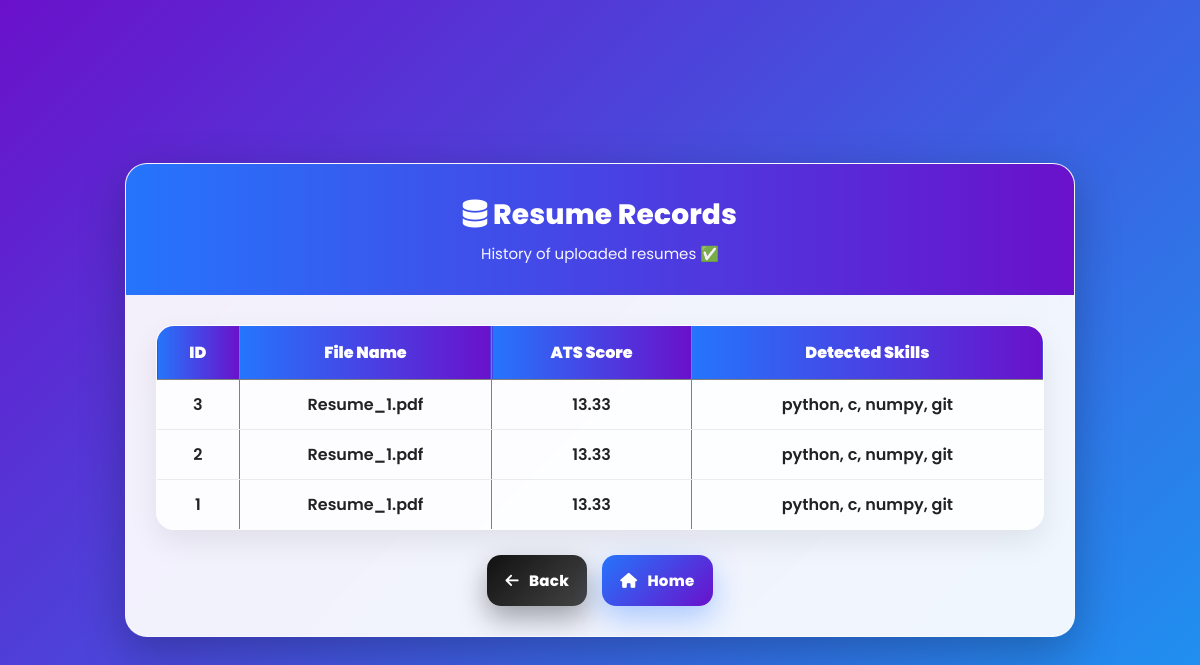
Page /resume-records on the committed database.
### tables this page shows
CREATE TABLE resume_analysis (
            id INTEGER PRIMARY KEY AUTOINCREMENT,
            filename TEXT,
            ats_score REAL,
            detected_skills TEXT,
            missing_skills TEXT
        );

### app.py (the view)
@app.route("/resume-records")
def resume_records():
    conn = sqlite3.connect("database.db")
    cur = conn.cursor()
    cur.execute("SELECT * FROM resume_analysis ORDER BY id DESC")
    rows = cur.fetchall()
    conn.close()
    return render_template("resume_records.html", rows=rows)

### templates/resume_records.html (shortened to what this page needs)
<!DOCTYPE html>
<html lang="en">
<head>
    <link rel="stylesheet" href="{{ url_for('static', filename='style.css') }}">
    <link rel="stylesheet" href="https://cdnjs.cloudflare.com/ajax/libs/font-awesome/6.5.0/css/all.min.css">
</head>
<body>
    <div class="container">
        <div class="header">
            <h1><i class="fa-solid fa-database"></i> Resume Records</h1>
            <p>History of uploaded resumes ✅</p>
        </div>
        <div class="result-box">
            <table border="1" cellpadding="10" cellspacing="0" style="width:100%;border-collapse:collapse;">
                <tr>
                    <th>ID</th>
                    <th>File Name</th>
                    <th>ATS Score</th>
                    <th>Detected Skills</th>
                </tr>
                {% for r in rows %}
                <tr>
                    <td>{{ r[0] }}</td>
                    <td>{{ r[1] }}</td>
                    <td>{{ r[2] }}</td>
                    <td>{{ r[3] }}</td>
                </tr>
                {% endfor %}
            </table>
            <div class="actions">
                <a href="/resume" class="action-btn secondary">
                    <i class="fa-solid fa-arrow-left"></i> Back
                </a>
                <a href="/" class="action-btn">
                    <i class="fa-solid fa-house"></i> Home
                </a>
            </div>
        </div>
    </div>
</body>
</html>

### static/style.css (style rules this page uses)
* { margin:0; padding:0; box-sizing:border-box; font-family:"Poppins", sans-serif; }
body { min-height:100vh; background: linear-gradient(-45deg,#6a11cb,#2575fc,#00c6ff,#6a11cb); background-size: 400% 400%; animation: gradientMove 12s ease infinite; display:flex; justify-content:center; align-items:center; padding:20px; }
.container { width:100%; max-width:950px; background: rgba(255,255,255,0.93); border-radius:22px; overflow:hidden; border: 1px solid rgba(255,255,255,0.35); backdrop-filter: blur(12px); box-shadow:0 15px 45px rgba(0,0,0,0.25); transition: 0.3s ease; animation: pop 0.5s ease; }
.header { padding:30px; background:linear-gradient(90deg,#2575fc,#6a11cb); color:#fff; text-align:center; }
.header h1 { font-size:28px; font-weight:800; letter-spacing:0.2px; }
.header p { margin-top:6px; opacity:.95; font-size:15px; }
.btn, .action-btn { display: inline-flex; align-items: center; justify-content: center; gap: 10px; padding: 14px 18px; border: none; border-radius: 14px; font-size: 15px; font-weight: 800; letter-spacing: 0.3px; cursor: pointer; text-decoration: none; color: white; background: linear-gradient(135deg, #2575fc, #6a11cb); box-shadow: 0 12px 30px rgba(37, 117, 252, 0.35); transition: all 0.25s ease; position: relative; overflow: hidden; }
.btn::before, .action-btn::before { content: ""; position: absolute; top: 0; left: -100%; width: 60%; height: 100%; background: rgba(255, 255, 255, 0.25); transform: skewX(-20deg); transition: 0.5s; }
.action-btn.secondary { background: linear-gradient(135deg, #111, #444); box-shadow: 0 12px 28px rgba(0,0,0,0.35); }
.result-box { padding:30px; text-align:center; }
.actions { margin-top:25px; display:flex; justify-content:center; gap:15px; flex-wrap:wrap; }
table { width:100%; border-collapse:collapse; overflow:hidden; border-radius: 18px; background: rgba(255,255,255,0.9); box-shadow:0 12px 30px rgba(0,0,0,0.08); }
th { background: linear-gradient(90deg,#2575fc,#6a11cb); color:white; font-weight:900; padding:14px; text-align:center; }
td { padding:12px; text-align:center; border-bottom:1px solid rgba(0,0,0,0.07); font-weight:600; color:#222; }

### rows in the picture
resume_analysis: id "3", filename "Resume_1.pdf", ats_score "13.33", detected_skills "python, c, numpy, git"
resume_analysis: id "2", filename "Resume_1.pdf", ats_score "13.33", detected_skills "python, c, numpy, git"
resume_analysis: id "1", filename "Resume_1.pdf", ats_score "13.33", detected_skills "python, c, numpy, git"
